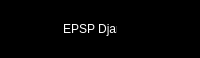
     <widget class="QFrame" name="main_header">
      <property name="maximumSize">
       <size>
        <width>16777215</width>
        <height>50</height>
       </size>
      </property>
      <property name="styleSheet">
       <string notr="true">QFrame{
	border-bottom: 1px solid #000;
	
	background-color: rgb(0, 0, 0);
}</string>
      </property>
      <property name="frameShape">
       <enum>QFrame::WinPanel</enum>
      </property>
      <property name="frameShadow">
       <enum>QFrame::Raised</enum>
      </property>
      <layout class="QHBoxLayout" name="horizontalLayout_2">
       <property name="spacing">
        <number>0</number>
       </property>
       <property name="leftMargin">
        <number>0</number>
       </property>
       <property name="topMargin">
        <number>0</number>
       </property>
       <property name="rightMargin">
        <number>0</number>
       </property>
       <property name="bottomMargin">
        <number>0</number>
       </property>
       <item>
        <widget class="QFrame" name="tittle_bar_container">
         <property name="frameShape">
          <enum>QFrame::StyledPanel</enum>
         </property>
         <property name="frameShadow">
          <enum>QFrame::Raised</enum>
         </property>
         <layout class="QHBoxLayout" name="horizontalLayout_5">
          <property name="spacing">
           <number>0</number>
          </property>
          <property name="leftMargin">
           <number>0</number>
          </property>
          <property name="topMargin">
           <number>0</number>
          </property>
          <property name="rightMargin">
           <number>0</number>
          </property>
          <property name="bottomMargin">
           <number>0</number>
          </property>
          <item>
           <widget class="QFrame" name="left_menu_toggle">
            <property name="minimumSize">
             <size>
              <width>50</width>
              <height>0</height>
             </size>
            </property>
            <property name="maximumSize">
             <size>
              <width>50</width>
              <height>16777215</height>
             </size>
            </property>
            <property name="styleSheet">
             <string notr="true">QFrame{
	background-color: #000;
}
QPushButton{
	padding: 5px 10px;
	border: none;
	border-radius: 5px;
	background-color: #000;
	color: #fff;
}
QPushButton:hover{
	background-color: rgb(0, 92, 157);
}</string>
            </property>
            <property name="frameShape">
             <enum>QFrame::StyledPanel</enum>
            </property>
            <property name="frameShadow">
             <enum>QFrame::Raised</enum>
            </property>
            <layout class="QHBoxLayout" name="horizontalLayout_4">
             <property name="spacing">
              <number>0</number>
             </property>
             <property name="leftMargin">
              <number>0</number>
             </property>
             <property name="topMargin">
              <number>0</number>
             </property>
             <property name="rightMargin">
              <number>0</number>
             </property>
             <property name="bottomMargin">
              <number>0</number>
             </property>
             <item>
              <widget class="QPushButton" name="left_menu_toggle_btn">
               <property name="minimumSize">
                <size>
                 <width>0</width>
                 <height>50</height>
                </size>
               </property>
               <property name="maximumSize">
                <size>
                 <width>50</width>
                 <height>16777215</height>
                </size>
               </property>
               <property name="cursor">
                <cursorShape>PointingHandCursor</cursorShape>
               </property>
               <property name="text">
                <string/>
               </property>
               <property name="icon">
                <iconset>
                 <normaloff>:/icons/icons/cil-menu.png</normaloff>:/icons/icons/cil-menu.png</iconset>
               </property>
               <property name="iconSize">
                <size>
                 <width>24</width>
                 <height>24</height>
                </size>
               </property>
              </widget>
             </item>
            </layout>
           </widget>
          </item>
          <item>
           <widget class="QFrame" name="tittle_bar">
            <property name="frameShape">
             <enum>QFrame::StyledPanel</enum>
            </property>
            <property name="frameShadow">
             <enum>QFrame::Raised</enum>
            </property>
            <widget class="QLabel" name="label_2">
             <property name="geometry">
              <rect>
               <x>10</x>
               <y>10</y>
               <width>281</width>
               <height>31</height>
              </rect>
             </property>
             <property name="styleSheet">
              <string notr="true">font: 14pt &quot;Impact&quot;;
color: rgb(255, 255, 255);</string>
             </property>
             <property name="text">
              <string>EPSP Djanet (  )</string>
             </property>
            </widget>
           </widget>
          </item>
         </layout>
        </widget>
       </item>
       <item>
        <widget class="QFrame" name="top_right_btns">
         <property name="maximumSize">
          <size>
           <width>80</width>
           <height>16777215</height>
          </size>
         </property>
         <property name="styleSheet">
          <string notr="true">QPushButton{
	border-radius: 5px;
}
QPushButton:hover{
	background-color: rgb(0, 92, 157);
}</string>
         </property>
         <property name="frameShape">
          <enum>QFrame::StyledPanel</enum>
         </property>
         <property name="frameShadow">
          <enum>QFrame::Raised</enum>
         </property>
         <layout class="QHBoxLayout" name="horizontalLayout_3">
          <property name="spacing">
           <number>0</number>
          </property>
          <property name="leftMargin">
           <number>0</number>
          </property>
          <property name="topMargin">
           <number>0</number>
          </property>
          <property name="rightMargin">
           <number>0</number>
          </property>
          <property name="bottomMargin">
           <number>0</number>
          </property>
          <item>
           <widget class="QPushButton" name="minimizeButton">
            <property name="cursor">
             <cursorShape>PointingHandCursor</cursorShape>
            </property>
            <property name="text">
             <string/>
            </property>
            <property name="icon">
             <iconset>
              <normaloff>:/icons/icons/cil-minus.png</normaloff>:/icons/icons/cil-minus.png</iconset>
            </property>
            <property name="iconSize">
             <size>
              <width>24</width>
              <height>24</height>
             </size>
            </property>
           </widget>
          </item>
          <item>
           <widget class="QPushButton" name="closeButton">
            <property name="cursor">
             <cursorShape>PointingHandCursor</cursorShape>
            </property>
            <property name="text">
             <string/>
            </property>
            <property name="icon">
             <iconset>
              <normaloff>:/icons/icons/cil-x.png</normaloff>:/icons/icons/cil-x.png</iconset>
            </property>
            <property name="iconSize">
             <size>
              <width>24</width>
              <height>24</height>
             </size>
            </property>
           </widget>
          </item>
         </layout>
        </widget>
       </item>
      </layout>
     </widget>
